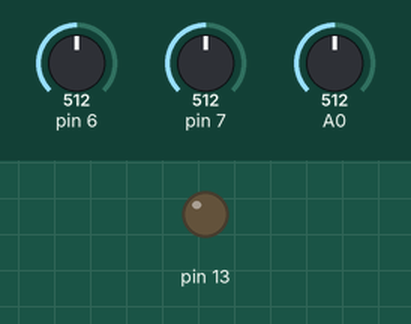
Recording of a sketch running on a simulated Arduino Uno, built with avr-gcc and run on an emulated ATmega328P. Shown: output pins drawn as LEDs (lit = HIGH). The inputs (shaded band) are chosen by the test bench; at power-on: pin 6 = 512, pin 7 = 512, A0 = 512.

Above: at 0.8 s.
0.9 s: pin 6 set to 530
At 1.7 s:
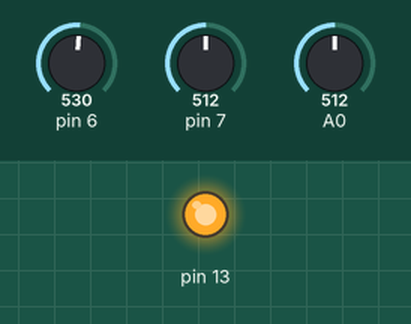
2.4 s: pin 6 set to 511
At 2.8 s:
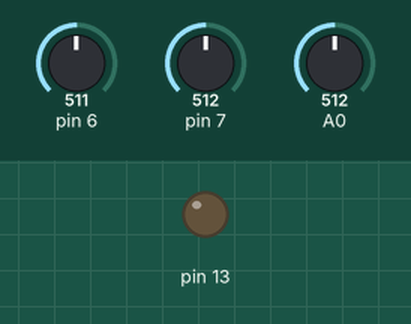
3.9 s: pin 6 set to 716
At 5.1 s:
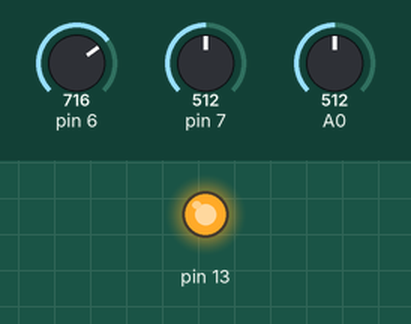
Timing chart, 0 to 6.9 s (numbered marks = the images above; inputs shaded):
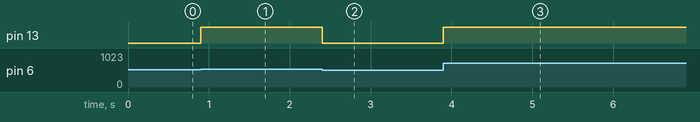

Measured:
- the behaviour switches between 512 and 513 on pin 6 (found by bisection; images 0 and 1)
- after the input at 0.9 s, pin 13: LOW → HIGH at once
- after the input at 2.4 s, pin 13: HIGH → LOW at once
- after the input at 3.9 s, pin 13: LOW → HIGH at once

The sketch:

Comperator.ino
```cpp
#define F_CPU 16000000UL
#include <avr/io.h>

int main()
{
  ADCSRB = (1<<ACME);
  DDRB = (1<<PB5);

  while(1)
  {
    if (ACSR & (1<<ACO))/* Check ACO bit of ACSR register */
    PORTB = (1<<PB5); /* Turn ON PB5 pin */
    else    /* If ACO bit is zero */
    PORTB &= ~(1 << PB5); /* Then turn OFF PB5 pin */
  }
}
```
